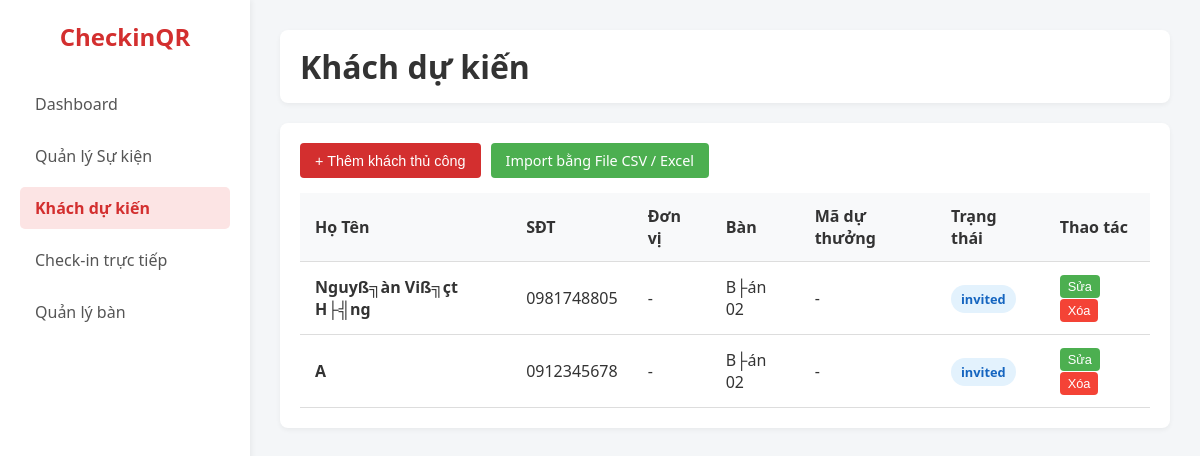
/admin/guests.php (signed in), run on the app's committed database.
### tables this page shows
CREATE TABLE `guests` (
  `id` bigint(20) unsigned NOT NULL AUTO_INCREMENT,
  `event_id` bigint(20) unsigned NOT NULL,
  `full_name` varchar(150) NOT NULL,
  `phone` varchar(30) NOT NULL,
  `normalized_phone` varchar(20) NOT NULL,
  `address` varchar(500) DEFAULT NULL,
  `guest_group` varchar(150) DEFAULT NULL,
  `organization` varchar(255) DEFAULT NULL,
  `expected_people` int(10) unsigned NOT NULL DEFAULT 1,
  `table_id` bigint(20) unsigned DEFAULT NULL,
  `lucky_draw_code` varchar(50) DEFAULT NULL,
  `notes` text DEFAULT NULL,
  `status` enum('invited','checked_in','cancelled','absent') NOT NULL DEFAULT 'invited',
  `created_at` datetime NOT NULL DEFAULT current_timestamp(),
  `updated_at` datetime NOT NULL DEFAULT current_timestamp() ON UPDATE current_timestamp(),
  PRIMARY KEY (`id`),
  UNIQUE KEY `uq_guests_event_phone` (`event_id`,`normalized_phone`),
  KEY `idx_guests_event_id` (`event_id`),
  KEY `idx_guests_normalized_phone` (`normalized_phone`),
  KEY `idx_guests_full_name` (`full_name`),
  KEY `idx_guests_group` (`guest_group`),
  KEY `idx_guests_table_id` (`table_id`),
  KEY `idx_guests_status` (`status`),
  CONSTRAINT `fk_guests_event` FOREIGN KEY (`event_id`) REFERENCES `events` (`id`) ON DELETE CASCADE ON UPDATE CASCADE,
  CONSTRAINT `fk_guests_table` FOREIGN KEY (`table_id`) REFERENCES `event_tables` (`id`) ON DELETE SET NULL ON UPDATE CASCADE
);

CREATE TABLE `event_tables` (
  `id` bigint(20) unsigned NOT NULL AUTO_INCREMENT,
  `event_id` bigint(20) unsigned NOT NULL,
  `table_name` varchar(150) NOT NULL,
  `table_code` varchar(100) NOT NULL,
  `capacity` int(10) unsigned NOT NULL DEFAULT 10,
  `location` varchar(255) DEFAULT NULL,
  `notes` text DEFAULT NULL,
  `status` enum('active','inactive','full') NOT NULL DEFAULT 'active',
  `created_at` datetime NOT NULL DEFAULT current_timestamp(),
  `updated_at` datetime NOT NULL DEFAULT current_timestamp() ON UPDATE current_timestamp(),
  PRIMARY KEY (`id`),
  UNIQUE KEY `uq_event_table_code` (`event_id`,`table_code`),
  KEY `idx_event_tables_event_id` (`event_id`),
  KEY `idx_event_tables_status` (`status`),
  CONSTRAINT `fk_event_tables_event` FOREIGN KEY (`event_id`) REFERENCES `events` (`id`) ON DELETE CASCADE ON UPDATE CASCADE
);

### includes/auth.php (called while the page is built, shortened)
<?php
function isAdmin(): bool {
    $role = $_SESSION['admin_role'] ?? 'staff';
    return in_array($role, ['admin', 'super_admin']);
}

### includes/functions.php (called while the page is built, shortened)
<?php
function esc(string $string): string {
    return htmlspecialchars($string, ENT_QUOTES | ENT_SUBSTITUTE, 'UTF-8');
}

### admin/guests.php (the view, shortened to what this page needs)
<?php
$db = Database::getConnection();
$guests = $db->query("
    SELECT g.*, e.event_name, t.table_name
    FROM guests g
    LEFT JOIN events e ON g.event_id = e.id
    LEFT JOIN event_tables t ON g.table_id = t.id
    ORDER BY g.id DESC
")->fetchAll();
?>
<!DOCTYPE html>
<html lang="vi">
<head>
</head>
<body>
<div class="wrapper">
    <div class="sidebar">
        <h2>CheckinQR</h2>
        <ul>
            <li><a href="index.php">Dashboard</a></li>
            <?php if(isAdmin()): ?>
            <li><a href="events.php">Quản lý Sự kiện</a></li>
            <?php endif; ?>
            <li><a href="guests.php" class="active">Khách dự kiến</a></li>
            <li><a href="checkins.php">Check-in trực tiếp</a></li>
            <?php if(isAdmin()): ?>
            <li><a href="tables.php">Quản lý bàn</a></li>
            <?php endif; ?>
        </ul>
    </div>
    <div class="main-content">
        <div class="header">
            <h1>Khách dự kiến</h1>
        </div>
        <div class="content-box">
            <?php if(isAdmin()): ?>
            <div style="margin-bottom: 15px; display: flex; gap: 10px;">
                <button class="btn btn-primary" onclick="openAddModal()">+ Thêm khách thủ công</button>
                <a href="import.php" class="btn btn-success">Import bằng File CSV / Excel</a>
            </div>
            <?php endif; ?>
            <table>
                <thead>
                    <tr>
                        <th>Họ Tên</th>
                        <th>SĐT</th>
                        <th>Đơn vị</th>
                        <th>Bàn</th>
                        <th>Mã dự thưởng</th>
                        <th>Trạng thái</th>
                        <?php if(isAdmin()): ?><th>Thao tác</th><?php endif; ?>
                    </tr>
                </thead>
                <tbody>
                    <?php foreach($guests as $guest): ?>
                    <tr>
                        <td><strong><?php echo esc($guest['full_name']); ?></strong></td>
                        <td><?php echo esc($guest['phone']); ?></td>
                        <td><?php echo esc($guest['organization'] ?? '-'); ?></td>
                        <td><?php echo esc($guest['table_name'] ?? 'Chưa xếp'); ?></td>
                        <td><?php echo esc($guest['lucky_draw_code'] ?? '-'); ?></td>
                        <td><span class="badge <?php echo esc($guest['status']); ?>"><?php echo esc($guest['status']); ?></span></td>
                        <?php if(isAdmin()): ?>
                        <td>
                            <button class="btn btn-success" style="padding:4px 8px; font-size:0.8rem;" onclick='openEditModal(<?php echo json_encode($guest); ?>)'>Sửa</button>
                            <form action="" method="POST" style="display:inline;" onsubmit="return confirm('Bạn có chắc chắn muốn xóa khách này?');">
                                <button type="submit" class="btn btn-danger" style="padding:4px 8px; font-size:0.8rem;">Xóa</button>
                            </form>
                        </td>
                        <?php endif; ?>
                    </tr>
                    <?php endforeach; ?>
                </tbody>
            </table>
        </div>
    </div>
</div>
</body>
</html>

### admin/guests.php (style rules this page uses)
:root { --primary-color: #d32f2f; --sidebar-width: 250px; --bg-color: #f4f6f8; --text-color: #333; }
* { box-sizing: border-box; margin: 0; padding: 0; }
body { font-family: 'Segoe UI', Tahoma, Geneva, Verdana, sans-serif; background-color: var(--bg-color); color: var(--text-color); }
.wrapper { display: flex; min-height: 100vh; }
.sidebar { width: var(--sidebar-width); background: #fff; box-shadow: 2px 0 5px rgba(0,0,0,0.05); padding: 20px; }
.sidebar h2 { color: var(--primary-color); margin-bottom: 30px; font-size: 1.5rem; text-align: center; }
.sidebar ul { list-style: none; }
.sidebar ul li { margin-bottom: 10px; }
.sidebar ul li a { display: block; padding: 10px 15px; color: #555; text-decoration: none; border-radius: 5px; transition: background 0.3s; }
.sidebar ul li a:hover, .sidebar ul li a.active { background: #fce4e4; color: var(--primary-color); font-weight: 600; }
.main-content { flex: 1; padding: 30px; overflow-y: auto; }
.header { display: flex; justify-content: space-between; align-items: center; margin-bottom: 20px; background: #fff; padding: 15px 20px; border-radius: 8px; box-shadow: 0 2px 5px rgba(0,0,0,0.05); }
.content-box { background: #fff; padding: 20px; border-radius: 8px; box-shadow: 0 2px 5px rgba(0,0,0,0.05); }
table { width: 100%; border-collapse: collapse; margin-top: 15px; }
th, td { padding: 12px 15px; text-align: left; border-bottom: 1px solid #ddd; }
th { background-color: #f8f9fa; font-weight: 600; }
.btn { padding: 8px 15px; border-radius: 4px; text-decoration: none; display: inline-block; cursor: pointer; border: none; font-size: 0.9rem; }
.btn-primary { background: var(--primary-color); color: white; }
.btn-success { background: #4caf50; color: white; }
.btn-danger { background: #f44336; color: white; }
.badge { padding: 5px 10px; border-radius: 20px; font-size: 0.8rem; font-weight: bold; }
.badge.invited { background: #e3f2fd; color: #1565c0; }

### data on the page
guests: full_name "Nguyß╗àn Viß╗çt H├╣ng", phone "0981748805", organization "-", table.table_name "B├án 02", lucky_draw_code "-", status "invited"
guests: full_name "A", phone "0912345678", organization "-", table.table_name "B├án 02", lucky_draw_code "-", status "invited"
